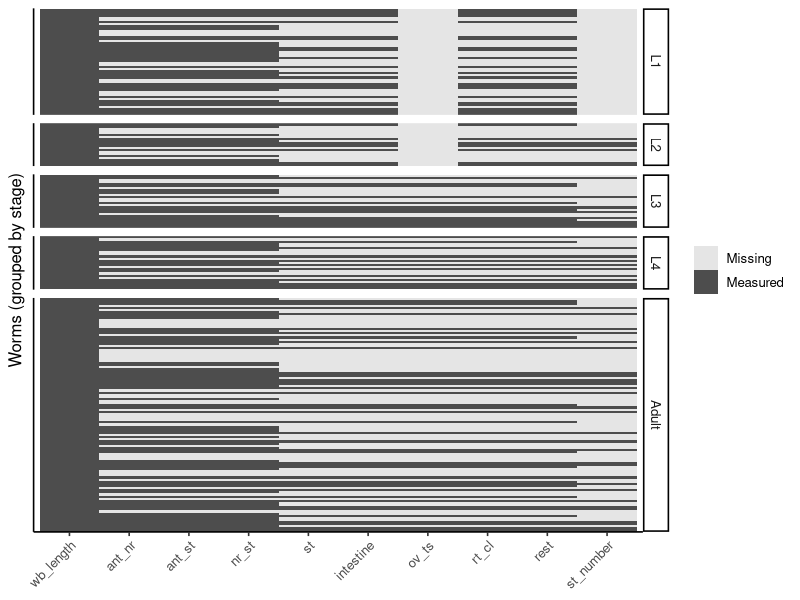
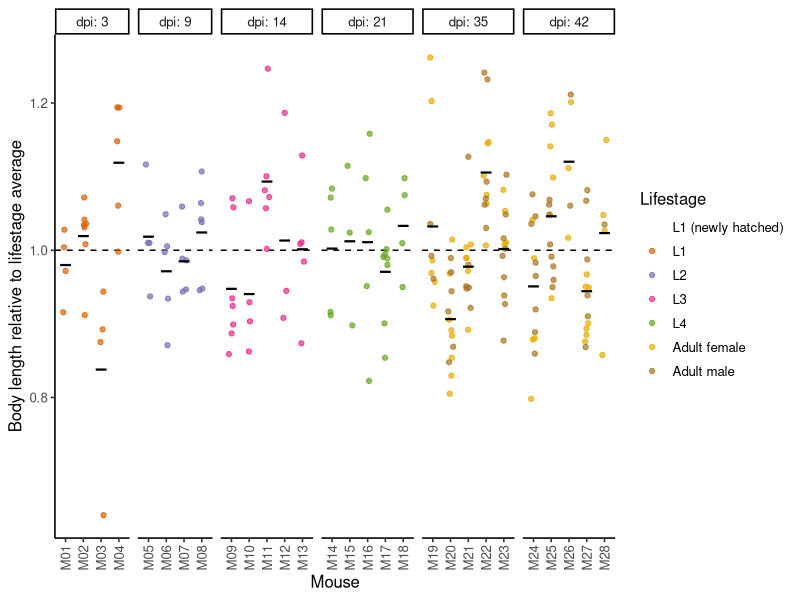
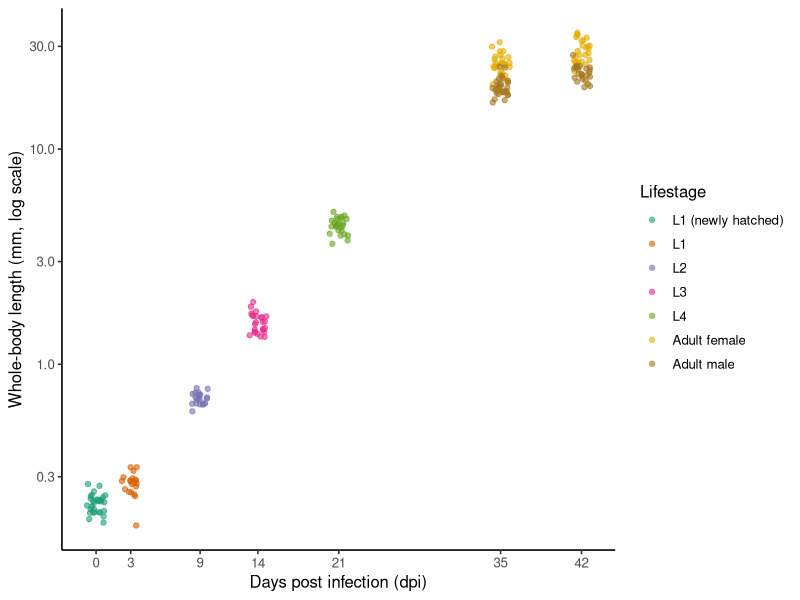
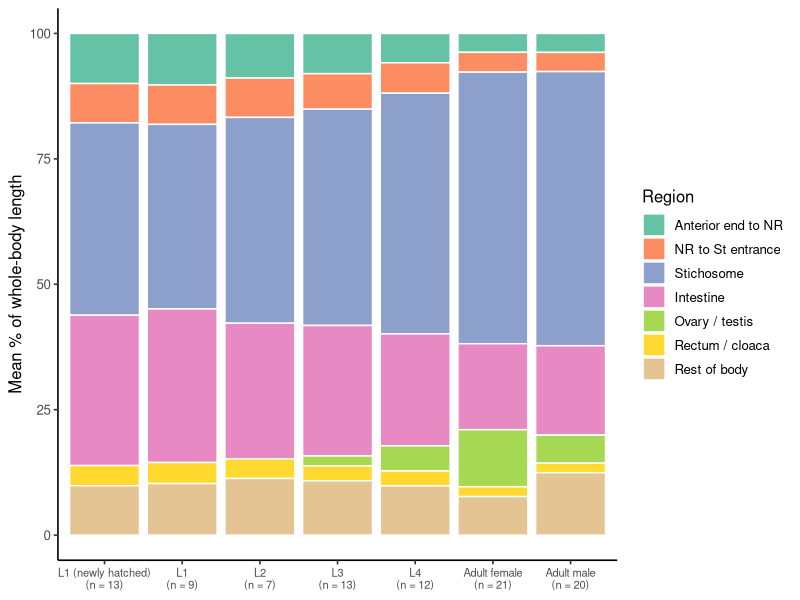
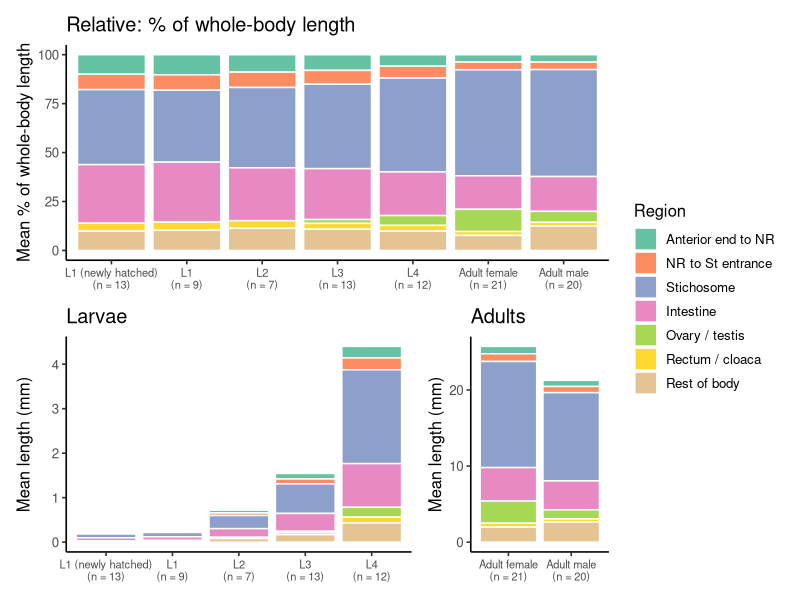
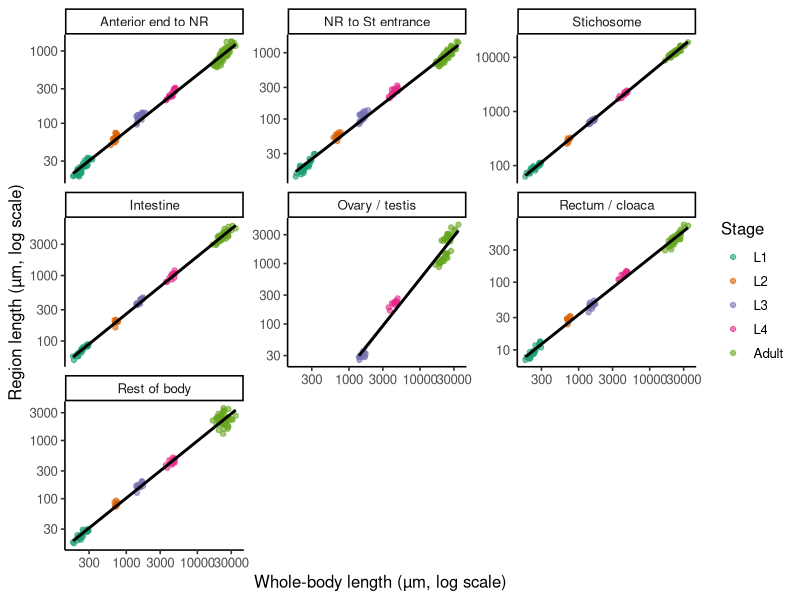
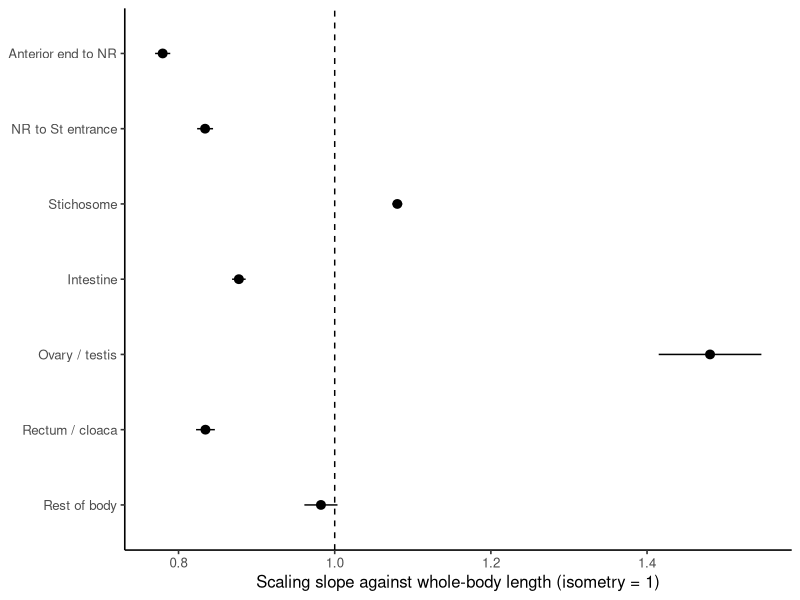
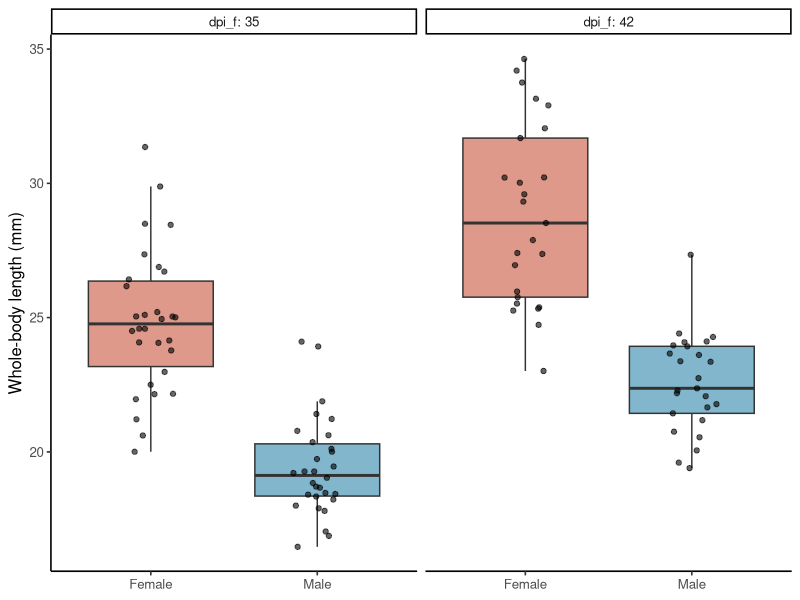

R code for these plots, in order:
## ---- chunk 1
knitr::opts_chunk$set(warning = FALSE, message = FALSE, fig.width = 7, fig.height = 4.5)
## ---- chunk 2
# The published web page already shows every figure and output, so the
# "Check your ..." boxes would only repeat them there: hide them on that version.
if (isTRUE(getOption("tutorial.web_version"))) {
  cat("<style>details.expected-figure { display: none; }</style>")
}
## ---- chunk 3
library(tidyverse)   # ggplot2, dplyr, tidyr, readr, stringr ... in one go
library(patchwork)   # combine plots into multi-panel figures
library(lmerTest)    # mixed-effects models (loads lme4) with p-values
library(emmeans)     # model-based group means and contrasts (unbalanced data)

theme_set(theme_classic(base_size = 12))

# Readable names for each body region, in anterior -> posterior order
segment_labels <- c(
  ant_nr    = "Anterior end to NR",
  nr_st     = "NR to St entrance",
  st        = "Stichosome",
  intestine = "Intestine",
  ov_ts     = "Ovary / testis",
  rt_cl     = "Rectum / cloaca",
  rest      = "Rest of body"
)

# Names of the matching percentage columns
pct_cols <- paste0(names(segment_labels), "_pct")
## ---- chunk 4
worms_messy <- read_csv("data/trichuris_muris_landmarks_messy.csv", show_col_types = FALSE)

n_before    <- nrow(worms_messy)
# keep a row if ANY of its columns is not missing, i.e. drop rows that are entirely blank
worms_messy <- worms_messy |> filter(if_any(everything(), \(x) !is.na(x)))
n_before - nrow(worms_messy)       # number of completely empty rows removed (8 in the provided file)
## ---- chunk 5
header_lookup <- c(
  dpi           = "Timepoint (dpi)",
  lifestage_raw = "Lifestage",          # the label exactly as typed; we split it in 3.3
  sample        = "Sample",
  host_id       = "Host ID",            # remove this line if you have no host column
  wb_length_um  = "WB Length",
  ant_nr_um     = "Anterior body end to NR",
  ant_nr_pct    = "% of Total \u2013 Anterior body end to NR",
  ant_st_um     = "Anterior body end to Entrance of St (or end of Os)",
  ant_st_pct    = "% of Total \u2013 Anterior body end to Entrance of St (or end of Os)",
  nr_st_um      = "NR to Entrance of St (or end of Os)",
  nr_st_pct     = "% of Total \u2013 NR to Entrance of St (or end of Os)",
  st_um         = "St",
  st_pct        = "% of Total \u2013 St",
  intestine_um  = "Int",
  intestine_pct = "% of Total \u2013 Int",
  ov_ts_um      = "Ov/Ts",
  ov_ts_pct     = "% of Total \u2013 Ov/Ts",
  rt_cl_um      = "Rt/Cl",
  rt_cl_pct     = "% of Total \u2013 Rt/Cl",
  rest_um       = "Rest of body",
  rest_pct      = "% of Total \u2013 Rest of body",
  st_number     = "APPROX. St numbers"
)

# Two safety checks. `any_of()` silently ignores a lookup entry that doesn't match,
# so look for headers you expected but didn't find ...
setdiff(header_lookup, names(worms_messy))     # should be character(0)

# ... and for columns in the file that the lookup doesn't cover
setdiff(names(worms_messy), header_lookup)     # should be character(0)
## ---- chunk 6
worms_messy <- worms_messy |> rename(any_of(header_lookup))
names(worms_messy)
## ---- chunk 7
worms_messy |>
  summarise(max_difference = max(abs(st_pct - st_um / wb_length_um * 100), na.rm = TRUE))
## ---- chunk 8
worms_messy <- worms_messy |> select(-ends_with("_pct"))
## ---- chunk 9
tidy <- worms_messy |>
  mutate(
    lifestage_raw = str_squish(lifestage_raw),      # trims stray and double spaces

    # (?i) means "ignore capitalisation". Check "female" before "male": "female" contains "male"
    sex = case_when(
      str_detect(lifestage_raw, "(?i)female") ~ "Female",
      str_detect(lifestage_raw, "(?i)male")   ~ "Male",
      TRUE                                    ~ NA_character_
    ),
    lifestage = case_when(
      str_detect(lifestage_raw, "^Adult")  ~ "Adult",
      str_detect(lifestage_raw, "^L[1-4]") ~ str_extract(lifestage_raw, "^L[1-4]"),
      TRUE                                 ~ NA_character_
    ),
    source = if_else(str_detect(lifestage_raw, "(?i)newly hatched"),
                     "hatched in vitro", "host")
  )

# Check the mapping: every raw label should map to exactly the values you expect
count(tidy, lifestage_raw, lifestage, sex, source)
## ---- chunk 10
# Anything unrecognised (a typo, or a worm with data but no lifestage)?
tidy |>
  filter(is.na(lifestage)) |>
  select(sample, lifestage_raw)          # should be zero rows
## ---- chunk 11
tidy <- tidy |>
  select(sample, any_of("host_id"), dpi, lifestage, sex, source,
         ends_with("_um"), st_number)

glimpse(tidy)
## ---- chunk 12
write_csv(tidy, "data/my_converted_tidy.csv")     # optional: keep a copy of your own conversion

tidy_provided <- read_csv("data/trichuris_muris_landmarks_tidy.csv", show_col_types = FALSE)

identical(dim(tidy),   dim(tidy_provided))        # TRUE: 230 rows and 16 columns
identical(names(tidy), names(tidy_provided))      # TRUE

tidy <- tidy_provided
glimpse(tidy)
## ---- chunk 13
worms <- tidy |>
  rename_with(\(x) str_remove(x, "_um$")) |>        # wb_length_um -> wb_length, and so on
  mutate(
    # no `source` column? use  newly_hatched = dpi == 0
    newly_hatched = coalesce(source == "hatched in vitro", FALSE),

    stage = factor(lifestage, levels = c("L1", "L2", "L3", "L4", "Adult")),

    # one group label used in plots and models
    lifestage = case_when(
      newly_hatched                  ~ "L1 (newly hatched)",
      stage == "Adult" & !is.na(sex) ~ paste("Adult", str_to_lower(sex)),
      stage == "Adult"               ~ "Adult (sex unknown)",
      TRUE                           ~ as.character(stage)
    ),
    lifestage = factor(lifestage,
                       levels = c("L1 (newly hatched)", "L1", "L2", "L3", "L4",
                                  "Adult female", "Adult male")),
    sex = factor(sex, levels = c("Female", "Male"))
  ) |>
  # percentage of whole-body length, calculated rather than typed in
  mutate(across(c(ant_nr, ant_st, nr_st, st, intestine, ov_ts, rt_cl, rest),
                \(x) x / wb_length * 100, .names = "{.col}_pct"))

glimpse(worms)
## ---- chunk 14
count(worms, dpi, lifestage, sex)
## ---- chunk 15
meas_cols <- c("wb_length", "ant_nr", "ant_st", "nr_st", "st",
               "intestine", "ov_ts", "rt_cl", "rest", "st_number")

# number of worms with a value, per stage
worms |>
  group_by(stage) |>
  summarise(n_worms = n(),
            across(all_of(meas_cols), \(x) sum(!is.na(x))),
            .groups = "drop")
## ---- chunk 16
miss <- worms |>
  select(sample, stage, all_of(meas_cols)) |>
  arrange(stage, sample) |>
  mutate(sample = factor(sample, levels = sample)) |>
  pivot_longer(all_of(meas_cols), names_to = "measurement", values_to = "value") |>
  mutate(measurement = factor(measurement, levels = meas_cols),
         measured    = !is.na(value))

ggplot(miss, aes(x = measurement, y = sample, fill = measured)) +
  geom_tile() +
  scale_fill_manual(values = c(`TRUE` = "grey30", `FALSE` = "grey90"),
                    labels = c(`TRUE` = "Measured", `FALSE` = "Missing")) +
  facet_grid(stage ~ ., scales = "free_y", space = "free_y") +
  labs(x = NULL, y = "Worms (grouped by stage)", fill = NULL) +
  theme(axis.text.y  = element_blank(),
        axis.ticks.y = element_blank(),
        axis.text.x  = element_text(angle = 45, hjust = 1))
## ---- chunk 17
worms |>
  summarise(n_rows = n(), n_ids = n_distinct(sample), all_unique = n_ids == n_rows)
## ---- chunk 18
worms <- worms |>
  mutate(err_ant_st_pct = (ant_st - (ant_nr + nr_st)) / wb_length * 100)

qc_flagged <- worms |>
  filter(abs(err_ant_st_pct) > 1) |>        # more than 1% of body length out
  select(sample, lifestage, wb_length, ant_nr, nr_st, ant_st, err_ant_st_pct)

qc_flagged
## ---- chunk 19
worms <- worms |>
  mutate(
    ant_st_flag = coalesce(abs(err_ant_st_pct) > 1, FALSE),
    ant_st      = if_else(ant_st_flag, NA_real_, ant_st),
    ant_st_pct  = if_else(ant_st_flag, NA_real_, ant_st_pct)
  )
## ---- chunk 20
worms |>
  filter(!is.na(st_pct)) |>                          # fully measured worms
  mutate(pct_sum = rowSums(pick(all_of(pct_cols)), na.rm = TRUE)) |>
  summarise(min = min(pct_sum), max = max(pct_sum))
## ---- chunk 21
worms |>
  filter(!is.na(host_id)) |>
  count(dpi, host_id) |>
  group_by(dpi) |>
  summarise(n_mice        = n_distinct(host_id),
            n_worms       = sum(n),
            min_per_mouse = min(n),
            max_per_mouse = max(n))
## ---- chunk 22
worms |> filter(is.na(host_id)) |> count(dpi, lifestage)
## ---- chunk 23
worms |>
  filter(!is.na(host_id)) |>
  group_by(host_id) |>
  summarise(n_dpi = n_distinct(dpi)) |>
  filter(n_dpi > 1)             # should return zero rows
## ---- chunk 24
worms <- worms |>
  group_by(dpi, lifestage) |>
  mutate(rel_length = wb_length / mean(wb_length)) |>
  ungroup()

worms |>
  filter(!is.na(host_id)) |>
  ggplot(aes(x = host_id, y = rel_length)) +
  geom_hline(yintercept = 1, linetype = "dashed") +
  geom_point(aes(colour = lifestage), alpha = 0.7,
             position = position_jitter(width = 0.15, height = 0, seed = 1)) +
  stat_summary(fun = mean, fun.min = mean, fun.max = mean,
               geom = "crossbar", width = 0.6, linewidth = 0.3) +   # mean per mouse
  scale_colour_brewer(palette = "Dark2", drop = FALSE) +
  facet_grid(. ~ dpi, scales = "free_x", space = "free_x", labeller = label_both) +
  labs(x = "Mouse", y = "Body length relative to lifestage average", colour = "Lifestage") +
  theme(axis.text.x = element_text(angle = 90, vjust = 0.5, hjust = 1))
## ---- chunk 25
worms |>
  group_by(dpi, lifestage) |>
  summarise(n_worms = n(),
            n_mice  = n_distinct(host_id, na.rm = TRUE),
            mean_um = mean(wb_length),
            sd_um   = sd(wb_length),
            .groups = "drop")
## ---- chunk 26
dpi_breaks <- worms |> distinct(dpi) |> pull(dpi)     # one axis tick per sampling day

p_growth <- ggplot(worms, aes(x = dpi, y = wb_length / 1000, colour = lifestage)) +
  # jitter x only (never jitter measurements); a fixed seed gives everyone the same picture
  geom_point(alpha = 0.6, position = position_jitter(width = 0.8, height = 0, seed = 1)) +
  scale_y_log10() +
  scale_x_continuous(breaks = dpi_breaks) +
  scale_colour_brewer(palette = "Dark2") +
  labs(x = "Days post infection (dpi)",
       y = "Whole-body length (mm, log scale)",
       colour = "Lifestage")

p_growth
## ---- chunk 27
comp <- worms |>
  filter(!is.na(st_pct)) |>                              # fully measured worms
  select(sample, lifestage, all_of(pct_cols)) |>
  pivot_longer(all_of(pct_cols), names_to = "segment", values_to = "pct") |>
  drop_na(pct) |>                                        # drops ov/ts in L1, L2
  mutate(segment = str_remove(segment, "_pct$"),
         segment = factor(segment, levels = names(segment_labels),
                          labels = segment_labels))

n_full <- worms |> filter(!is.na(st_pct)) |> count(lifestage)

comp_mean <- comp |>
  group_by(lifestage, segment) |>
  summarise(mean_pct = mean(pct), .groups = "drop") |>
  left_join(n_full, by = "lifestage") |>
  mutate(label = paste0(lifestage, "\n(n = ", n, ")"),
         label = fct_reorder(label, as.numeric(lifestage)))

p_comp <- ggplot(comp_mean, aes(x = label, y = mean_pct, fill = segment)) +
  geom_col(colour = "white") +
  scale_fill_brewer(palette = "Set2") +
  labs(x = NULL, y = "Mean % of whole-body length", fill = "Region") +
  theme(axis.text.x = element_text(size = 8))

p_comp
## ---- chunk 28
comp_abs <- worms |>
  filter(!is.na(st_pct)) |>                              # the same fully measured worms
  select(sample, lifestage, stage, all_of(names(segment_labels))) |>
  pivot_longer(all_of(names(segment_labels)), names_to = "segment", values_to = "length_um") |>
  drop_na(length_um) |>                                  # drops ov/ts in L1, L2
  mutate(segment = factor(segment, levels = names(segment_labels),
                          labels = segment_labels)) |>
  group_by(stage, lifestage, segment) |>
  summarise(mean_mm = mean(length_um) / 1000, .groups = "drop") |>
  left_join(n_full, by = "lifestage") |>
  mutate(label = paste0(lifestage, "\n(n = ", n, ")"),
         label = fct_reorder(label, as.numeric(lifestage)))

abs_bars <- function(d, title) {
  ggplot(d, aes(x = label, y = mean_mm, fill = segment)) +
    geom_col(colour = "white") +
    scale_fill_brewer(palette = "Set2", drop = FALSE) +   # same colours in both panels
    labs(x = NULL, y = "Mean length (mm)", fill = "Region", title = title) +
    theme(axis.text.x = element_text(size = 8))
}

p_abs <- abs_bars(filter(comp_abs, stage != "Adult"), "Larvae") +
  abs_bars(filter(comp_abs, stage == "Adult"), "Adults") +
  plot_layout(widths = c(5, 2))

# relative (top) above absolute (bottom), sharing one legend
(p_comp + labs(title = "Relative: % of whole-body length")) / p_abs +
  plot_layout(guides = "collect")
## ---- chunk 29
seg_cols <- names(segment_labels)

seg_long <- worms |>
  select(sample, any_of("host_id"), stage, wb_length, all_of(seg_cols)) |>
  pivot_longer(all_of(seg_cols), names_to = "segment", values_to = "length_um") |>
  drop_na(length_um) |>
  filter(length_um > 0) |>                                   # logs need positive values
  mutate(segment = factor(segment, levels = names(segment_labels),
                          labels = segment_labels))

p_scaling <- ggplot(seg_long, aes(x = wb_length, y = length_um)) +
  geom_point(aes(colour = stage), alpha = 0.6) +
  geom_smooth(method = "lm", colour = "black") +
  scale_x_log10() +
  scale_y_log10() +
  scale_colour_brewer(palette = "Dark2") +
  facet_wrap(~ segment, scales = "free_y") +
  labs(x = "Whole-body length (µm, log scale)",
       y = "Region length (µm, log scale)", colour = "Stage")

p_scaling
## ---- chunk 30
slopes <- seg_long |>
  group_by(segment) |>
  group_modify(\(d, key) broom::tidy(lm(log10(length_um) ~ log10(wb_length),
                                        data = d),
                                     conf.int = TRUE)) |>
  filter(term == "log10(wb_length)")

slopes |> select(segment, slope = estimate, conf.low, conf.high)
## ---- chunk 31
ggplot(slopes, aes(x = estimate, y = fct_rev(segment))) +
  geom_vline(xintercept = 1, linetype = "dashed") +
  geom_pointrange(aes(xmin = conf.low, xmax = conf.high)) +
  labs(x = "Scaling slope against whole-body length (isometry = 1)", y = NULL)
## ---- chunk 32
adults <- worms |>
  filter(stage == "Adult") |>
  mutate(dpi_f = factor(dpi))

adults |>
  group_by(dpi, sex) |>
  summarise(n_worms = n(), n_mice = n_distinct(host_id), .groups = "drop")

sex_cols <- c(Female = "#C8553D", Male = "#2E86AB")

ggplot(adults, aes(x = sex, y = wb_length / 1000, fill = sex)) +
  geom_boxplot(outlier.shape = NA, alpha = 0.6) +
  geom_point(alpha = 0.6, position = position_jitter(width = 0.15, height = 0, seed = 1)) +
  facet_wrap(~ dpi_f, labeller = label_both) +
  scale_fill_manual(values = sex_cols) +
  labs(x = NULL, y = "Whole-body length (mm)") +
  theme(legend.position = "none")
## ---- chunk 33
fit_lm  <- lm(log(wb_length) ~ sex * dpi_f, data = adults)
fit_lmm <- lmer(log(wb_length) ~ sex * dpi_f + (1 | host_id), data = adults)

summary(fit_lmm)
## ---- chunk 34
# coef(summary(...)) is the model's coefficient table; as_tibble() makes it a tibble
se_lm   <- coef(summary(fit_lm))  |> as_tibble(rownames = "term") |> select(term, se_lm   = `Std. Error`)
se_lmer <- coef(summary(fit_lmm)) |> as_tibble(rownames = "term") |> select(term, se_lmer = `Std. Error`)

se_compare <- left_join(se_lm, se_lmer, by = "term")
se_compare
## ---- chunk 35
sex_ratio <- function(model, label) {
  emmeans(model, ~ sex | dpi_f, lmer.df = "satterthwaite") |>   # lmer.df is ignored for lm
    pairs() |>
    summary(type = "response", infer = TRUE) |>   # back-transform from log to ratio
    as_tibble() |>
    mutate(model = label)
}

bind_rows(sex_ratio(fit_lm,  "lm (ignores mouse)"),
          sex_ratio(fit_lmm, "lmer (mouse random effect)")) |>
  select(model, dpi_f, contrast, ratio, lower.CL, upper.CL)
## ---- chunk 36
VarCorr(fit_lmm) |>
  as_tibble() |>                       # one row per variance component: host_id, Residual
  summarise(icc = round(vcov[grp == "host_id"] / sum(vcov), 2))
## ---- chunk 37
diag_df <- tibble(fitted = fitted(fit_lmm), resid = resid(fit_lmm))
re_df   <- ranef(fit_lmm) |> as_tibble() |> rename(effect = condval)   # one row per mouse

p_d1 <- ggplot(diag_df, aes(fitted, resid)) +
  geom_point(alpha = 0.6) +
  geom_hline(yintercept = 0, linetype = "dashed") +
  labs(x = "Fitted values", y = "Residuals", title = "Residuals vs fitted")

p_d2 <- ggplot(re_df, aes(sample = effect)) +
  stat_qq() +
  stat_qq_line() +
  labs(x = "Theoretical quantiles", y = "Mouse effects", title = "Mouse effects")

p_d1 | p_d2
## ---- chunk 38
worms_g <- worms |>
  filter(!is.na(host_id)) |>                       # same rows for both models
  arrange(dpi, lifestage) |>
  mutate(group = paste0(lifestage, ", ", dpi, " dpi"),
         group = factor(group, levels = unique(group)))

fit_g_lm  <- lm(log(wb_length) ~ group, data = worms_g)
fit_g_lmm <- lmer(log(wb_length) ~ group + (1 | host_id), data = worms_g)

est <- bind_rows(
  emmeans(fit_g_lm,  ~ group) |> summary(type = "response") |> as_tibble() |>
    mutate(model = "lm (ignores mouse)"),
  emmeans(fit_g_lmm, ~ group, lmer.df = "satterthwaite") |> summary(type = "response") |> as_tibble() |>
    mutate(model = "lmer (mouse random effect)")
)
## ---- chunk 39
ggplot(est, aes(x = model, y = response / 1000,
                ymin = lower.CL / 1000, ymax = upper.CL / 1000, colour = model)) +
  geom_pointrange() +
  facet_wrap(~ group, scales = "free_y", nrow = 2) +   # each group gets its own y-axis
  scale_colour_manual(values = c("grey50", "#B5322B")) +
  labs(x = NULL, y = "Estimated mean length (mm)", colour = NULL) +
  theme(axis.text.x  = element_blank(),
        axis.ticks.x = element_blank(),
        legend.position = "bottom")
## ---- chunk 40
st_only <- seg_long |>
  filter(segment == "Stichosome", !is.na(host_id))

fit_st_lm  <- lm(log10(length_um) ~ log10(wb_length), data = st_only)
fit_st_lmm <- lmer(log10(length_um) ~ log10(wb_length) + (1 | host_id), data = st_only)

slope_row <- function(model, label) {
  estimates <- coef(summary(model)) |> as_tibble(rownames = "term")
  intervals <- confint(model, method = "Wald") |> as_tibble(rownames = "term")   # lm() ignores `method`

  left_join(estimates, intervals, by = "term") |>
    filter(term == "log10(wb_length)") |>
    transmute(model = label, slope = Estimate, conf.low = `2.5 %`, conf.high = `97.5 %`)
}

bind_rows(slope_row(fit_st_lm,  "lm (ignores mouse)"),
          slope_row(fit_st_lmm, "lmer (mouse random effect)"))
## ---- chunk 41
pca_vars <- c("ant_nr", "nr_st", "st", "intestine", "rt_cl", "rest")

pca_data <- worms |>
  select(sample, any_of("host_id"), dpi, lifestage, stage, all_of(pca_vars)) |>
  drop_na(all_of(pca_vars))      # only the variables in the PCA: host_id may legitimately be NA

nrow(pca_data)                 # how many worms contribute?
count(pca_data, lifestage)     # ... and from which stages?
## ---- chunk 42
pca <- pca_data |>
  select(all_of(pca_vars)) |>
  mutate(across(everything(), log10)) |>
  prcomp(scale. = TRUE)

summary(pca)
## ---- chunk 43
# share of the variation captured by each PC, as a tibble (columns PC, std.dev, percent, cumulative)
var_explained <- broom::tidy(pca, matrix = "eigenvalues")

pc_lab <- function(i) {
  share <- var_explained |> filter(PC == i) |> pull(percent)
  str_glue("PC{i} ({round(100 * share, 1)}%)")
}

scores <- bind_cols(pca_data |> select(sample, any_of("host_id"), dpi, lifestage),
                    as_tibble(pca$x))

p_pca <- ggplot(scores, aes(x = PC1, y = PC2, colour = lifestage)) +
  geom_point(size = 2, alpha = 0.8) +
  stat_ellipse(level = 0.9) +
  scale_colour_brewer(palette = "Dark2") +
  labs(x = pc_lab(1), y = pc_lab(2), colour = "Lifestage")

p_pca
## ---- chunk 44
loadings <- as_tibble(pca$rotation, rownames = "region")
loadings

ggplot(loadings, aes(x = PC1, y = PC2)) +
  geom_hline(yintercept = 0, linetype = "dotted") +
  geom_vline(xintercept = 0, linetype = "dotted") +
  geom_segment(aes(x = 0, y = 0, xend = PC1, yend = PC2),
               arrow = arrow(length = unit(0.2, "cm"))) +
  # labels stacked to the right of the arrow tips, joined to them by thin lines
  ggrepel::geom_text_repel(aes(x = PC1, y = PC2, label = region),
                           nudge_x = 0.2, direction = "y", hjust = 0,
                           min.segment.length = 0, segment.colour = "grey60", seed = 1) +
  coord_cartesian(xlim = c(-0.8, 0.9)) +
  labs(x = pc_lab(1), y = pc_lab(2))
## ---- chunk 45
shape_data <- pca_data |>
  mutate(across(all_of(pca_vars), log),                      # log every region length
         log_size = rowMeans(pick(all_of(pca_vars))),         # one size number per worm
         across(all_of(pca_vars), \(x) x - log_size))         # subtract it: what's left is shape

shape_pca <- shape_data |>
  select(all_of(pca_vars)) |>
  prcomp()                            # the last PC will have ~zero variance: ignore it

shape_scores <- bind_cols(shape_data |> select(sample, any_of("host_id"), lifestage, log_size),
                          as_tibble(shape_pca$x))

p_shape1 <- ggplot(shape_scores, aes(x = PC1, y = PC2, colour = lifestage)) +
  geom_point(size = 2, alpha = 0.8) +
  scale_colour_brewer(palette = "Dark2") +
  labs(x = "Shape PC1", y = "Shape PC2", colour = "Lifestage")

p_shape2 <- ggplot(shape_scores, aes(x = log_size, y = PC1, colour = lifestage)) +
  geom_point(size = 2, alpha = 0.8) +
  scale_colour_brewer(palette = "Dark2") +
  labs(x = "Size (mean log length)", y = "Shape PC1", colour = "Lifestage")

p_shape1 + p_shape2 + plot_layout(guides = "collect")
## ---- chunk 46
st_data <- worms |> drop_na(st_number)

count(st_data, lifestage)

ggplot(st_data, aes(x = wb_length / 1000, y = st_number)) +
  geom_point(aes(colour = lifestage), alpha = 0.7) +
  geom_smooth(method = "loess", se = FALSE, colour = "black") +
  scale_x_log10() +
  scale_colour_brewer(palette = "Dark2", drop = FALSE) +   # keep the same colours as the other figures
  labs(x = "Whole-body length (mm, log scale)",
       y = "Approximate stichosome number", colour = "Lifestage")
## ---- chunk 47
# the composition bars get the full width, so their two-line labels have room
figure1 <- (p_growth | p_pca) / p_comp +
  plot_annotation(tag_levels = "A")

figure1
## ---- chunk 48
sessionInfo()
## ---- chunk 49
n_worms <- 230        # n_worms "gets" 230
n_worms * 2           # use it: R prints the answer below the chunk
## ---- chunk 50
lengths_um <- c(218.2, 205.5, 235.5)
lengths_um / 1000          # every value converted to mm
mean(lengths_um)           # mean() is a function; lengths_um is its argument
## ---- chunk 51
x <- c(10, NA, 30)
mean(x)                    # NA: R won't guess the missing value
mean(x, na.rm = TRUE)      # 20: ignore the missing value
is.na(x)                   # TRUE where a value is missing
## ---- chunk 52
library(tidyverse)
toy <- tibble(sample = c("S1", "S2", "S3"),
              stage  = c("L1", "L1", "Adult"),
              length = c(220, 240, 25000))
toy
toy$length               # base R way to pick one column
toy |> pull(length)      # tidyverse way: the same values
## ---- chunk 53
factor(c("L2", "Adult", "L1"), levels = c("L1", "L2", "Adult"))
## ---- chunk 54
toy |>
  filter(stage == "L1") |>          # keep L1 rows  (== means "is equal to")
  summarise(mean_length = mean(length))
## ---- chunk 55
convert_to_mm <- \(x) x / 1000     # a function stored under a name...
convert_to_mm(25000)

toy |> mutate(across(c(length), \(x) x / 1000))   # ...or used in place, unnamed
